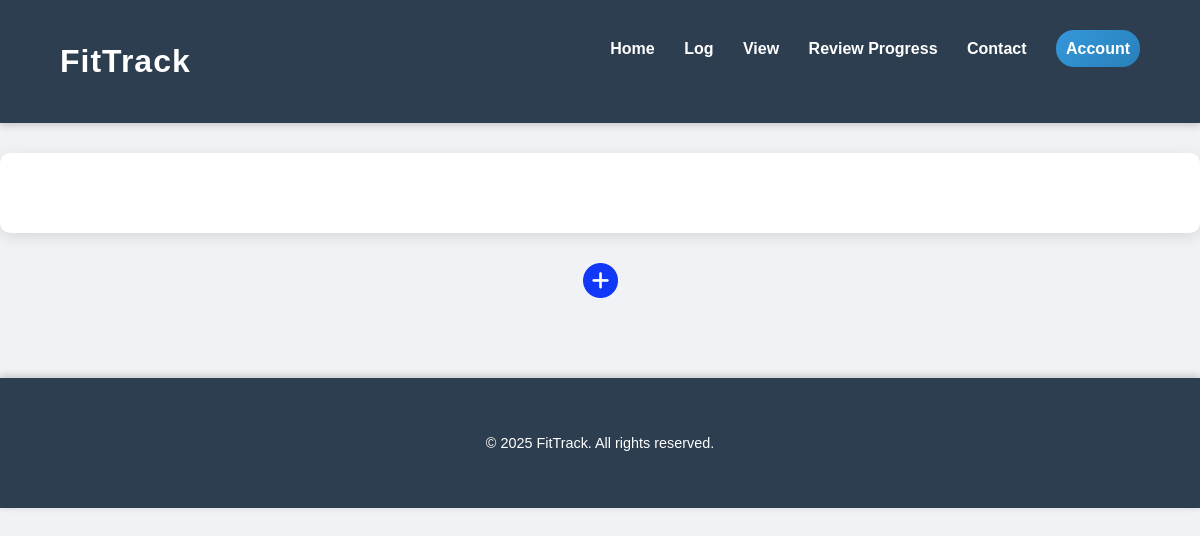
Page /mood/list/ (signed in) on the earlier database version.
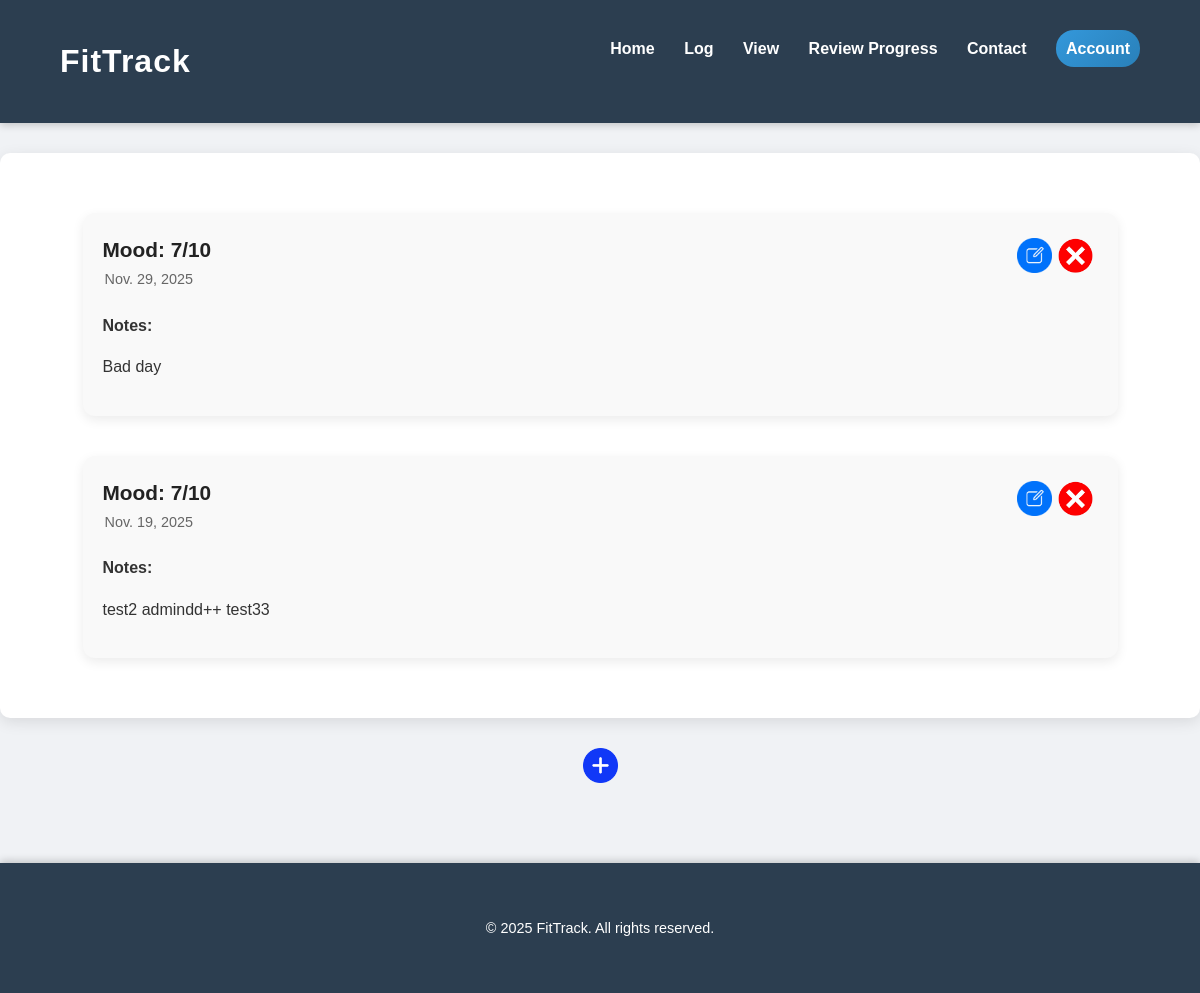
Same page on the later database version.
### moods/models.py (models this page shows, shortened)
class Mood(models.Model):
    user = models.ForeignKey(
        User,
        on_delete=models.CASCADE,
        related_name='mood',
        help_text="The user who logged this mood."
    )
    date = models.DateField(
        default=timezone.now,
        help_text="Date the mood was logged."
    )
    mood = models.IntegerField(
        help_text="The logged mood, on a scale from 1 to 10."
    )
    notes = models.TextField(
        null=True,
        blank=True,
        help_text="Optional notes on the mood."
    )
    class Meta:
        db_table = 'mood'
        ordering = ['-date']
        unique_together = ('user', 'date')  # One mood per user per day

### moods/views.py (the view)
# urls.py: path("list/", MoodListView.as_view(), name="moods-list"),
class MoodListView(LoginRequiredMixin, ListView):
    model = Mood
    context_object_name = "moods"
    ordering = ["-date"]
    def get_queryset(self):
        queryset = super().get_queryset()
        return queryset.filter(
            user=self.request.user
        )  # Filter the queryset to only include objects created by the current user

### moods/templates/moods/mood_list.html (shortened to what this page needs)
{% extends "base.html" %} {% block main %}
<section class="section">
  {% for mood in moods %}
  <a href="{% url 'mood-detail' mood.pk %}" class="list-item-link">
    <div class="container">
      <div class="list-item">
        <div class="list-item-header">
          <span class="list-item-name">Mood: {{ mood.mood }}/10</span>
          <span class="list-item-date">{{ mood.date }}</span>
          <div class="actions">
            <img
              src="/static/images/edit.png"
              alt="Edit information Icon"
              class="editBtn"
              data-mood-value="{{ mood.mood }}"
              data-mood-notes="{{ mood.notes|default:'' }}"
              data-update-url="{% url 'mood-update' mood.pk %}"
            />
            <img
              src="/static/images/delete.png"
              alt="Delete Mood Icon"
              class="deleteBtn"
              data-mood-id="{{ mood.pk }}"
              data-mood-name="Mood {{ mood.mood }}"
            />
          </div>
        </div>
        {% if mood.notes %}
        <div class="nutrition-summary">
          <div class="notes-content">
            <p><strong>Notes:</strong></p>
            <p>{{ mood.notes }}</p>
          </div>
        </div>
        {% endif %}
      </div>
    </div>
  </a>
  {% endfor %}
</section>
<div class="detail-navigation">
  <a href="{% url 'log-mood'%}">
    <img src="/static/images/add.png" alt="Add icon" />
  </a>
</div>
{% endblock %}

Differences in the rows shown:
added Mood: mood "7", date "Nov. 29, 2025", notes "Bad day"
added Mood: mood "7", date "Nov. 19, 2025", notes "test2 admindd++ test33"
